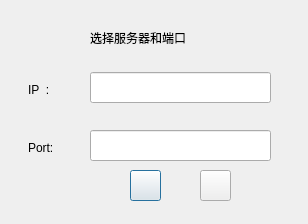
<?xml version="1.0" encoding="UTF-8"?>
<ui version="4.0">
 <class>ServerAddressDialog</class>
 <widget class="QDialog" name="ServerAddressDialog">
  <property name="geometry">
   <rect>
    <x>0</x>
    <y>0</y>
    <width>308</width>
    <height>224</height>
   </rect>
  </property>
  <property name="windowTitle">
   <string>Dialog</string>
  </property>
  <property name="styleSheet">
   <string notr="true">\</string>
  </property>
  <widget class="QLabel" name="label">
   <property name="geometry">
    <rect>
     <x>28</x>
     <y>80</y>
     <width>51</width>
     <height>20</height>
    </rect>
   </property>
   <property name="text">
    <string>IP  :</string>
   </property>
  </widget>
  <widget class="QLineEdit" name="IP">
   <property name="geometry">
    <rect>
     <x>90</x>
     <y>72</y>
     <width>181</width>
     <height>31</height>
    </rect>
   </property>
   <property name="styleSheet">
    <string notr="true">border-image: url(:/image/new/5.png);
color: rgb(255, 255, 255);</string>
   </property>
   <property name="placeholderText">
    <string>请输入服务器IP</string>
   </property>
  </widget>
  <widget class="QLineEdit" name="Port">
   <property name="geometry">
    <rect>
     <x>90</x>
     <y>130</y>
     <width>181</width>
     <height>31</height>
    </rect>
   </property>
   <property name="styleSheet">
    <string notr="true">border-image: url(:/image/new/5.png);
color: rgb(255, 255, 255);</string>
   </property>
   <property name="placeholderText">
    <string>请输入服务器端口号</string>
   </property>
  </widget>
  <widget class="QLabel" name="label_2">
   <property name="geometry">
    <rect>
     <x>28</x>
     <y>138</y>
     <width>51</width>
     <height>20</height>
    </rect>
   </property>
   <property name="text">
    <string>Port:</string>
   </property>
  </widget>
  <widget class="QLabel" name="label_3">
   <property name="geometry">
    <rect>
     <x>90</x>
     <y>30</y>
     <width>121</width>
     <height>16</height>
    </rect>
   </property>
   <property name="text">
    <string>选择服务器和端口</string>
   </property>
  </widget>
  <widget class="QLabel" name="IPTag">
   <property name="geometry">
    <rect>
     <x>90</x>
     <y>100</y>
     <width>181</width>
     <height>16</height>
    </rect>
   </property>
   <property name="styleSheet">
    <string notr="true">color: rgb(255, 0, 0);</string>
   </property>
   <property name="text">
    <string/>
   </property>
  </widget>
  <widget class="QLabel" name="PortTag">
   <property name="geometry">
    <rect>
     <x>90</x>
     <y>160</y>
     <width>181</width>
     <height>16</height>
    </rect>
   </property>
   <property name="styleSheet">
    <string notr="true">color: rgb(255, 0, 0);</string>
   </property>
   <property name="text">
    <string/>
   </property>
  </widget>
  <widget class="QPushButton" name="Submit">
   <property name="geometry">
    <rect>
     <x>130</x>
     <y>170</y>
     <width>31</width>
     <height>31</height>
    </rect>
   </property>
   <property name="styleSheet">
    <string notr="true">border-image: url(:/image/new/26.png);</string>
   </property>
   <property name="text">
    <string/>
   </property>
  </widget>
  <widget class="QPushButton" name="Submit_2">
   <property name="geometry">
    <rect>
     <x>200</x>
     <y>170</y>
     <width>31</width>
     <height>31</height>
    </rect>
   </property>
   <property name="styleSheet">
    <string notr="true">border-image: url(:/image/new/27.png);</string>
   </property>
   <property name="text">
    <string/>
   </property>
  </widget>
 </widget>
 <resources/>
 <connections/>
</ui>
